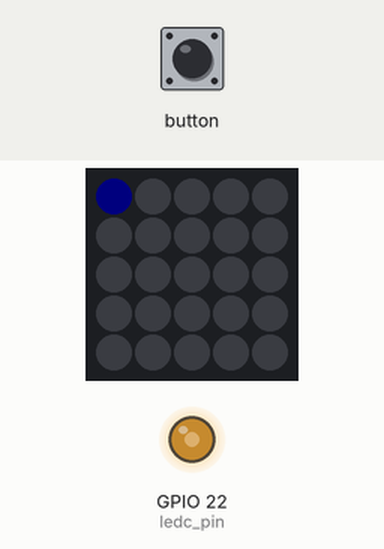
Recording of a sketch running on a simulated ESP32. On the bench: 5×5 RGB LED matrix (first LED top left, wired row by row), output pins drawn as LEDs (lit = HIGH). The test bench sets the inputs (shaded band). Dim RGB values are drawn brighter than linear; WiFi joins after 1.5 s; servers stay silent unless stated; the local clock reads 2024-03-15 10:24:30 at power-on unless the sketch sets it; what the sketch prints to the serial monitor is not drawn.

Above: at 2.8 s.
2.9 s: button pressed for 0.15 s
At 3.9 s:
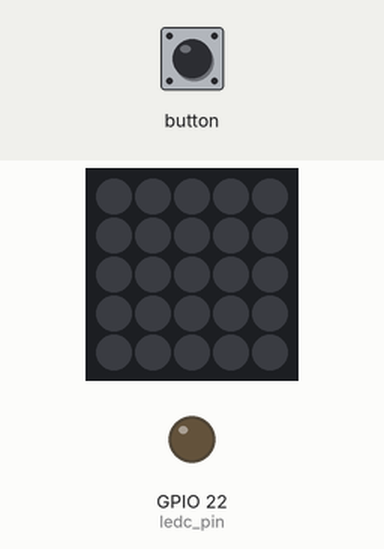
6.0 s: button pressed for 1 s
10.0 s: button pressed for 3.2 s
Timing chart, 0 to 20.7 s (numbered marks = the images above; inputs shaded):
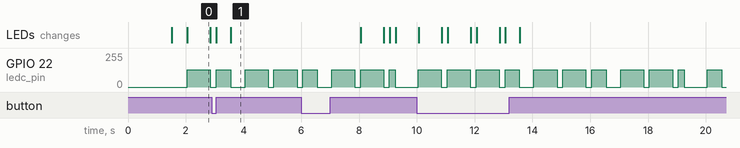

The sketch:

BF-018A.ino
```cpp
// (licence header left out)
#include <M5Atom.h>
#include <Ticker.h>
#include <WiFi.h>
#include <WiFiManager.h>  // https://github.com/tzapu/WiFiManager

// initialize Wifimanager
WiFiManager wm;

// for NTP and time
const int   gmt_offset = 3600 * 9;  // JST-9
const int   daylight   = 3600 * 0;  // No daylight time
const char* ntp_server = "pool.ntp.org";
struct tm      td;  // time of day .. year, month, day, hour, minute, second
struct timeval tv;  // time value .. milli-second. micro-second

// for monitoring
enum ReportItem { kWifi, kNtp, kTco };
enum ItemStatus { kOn, kOff };
const int loop_delay_ms = 100;
CRGB led_color  = 0x000000;
bool led_enable = true;

void ReportInit()
{
  M5.dis.setBrightness(20);
  M5.dis.clear();
  ReportStatus(kWifi, kOff);
  ReportStatus(kNtp, kOff);
  ReportStatus(kTco, kOff);
}

void ReportStatus(ReportItem report_item, ItemStatus item_status)
{
  CRGB led_color_last = led_color;
  switch (report_item) {
  case kWifi:
    switch (item_status) {
    case kOn:  led_color.g =    0;  break;  // red
    case kOff: led_color.g = 0x80;  break;  // red
    default:                        break;
    }
    break;
  case kNtp:
    switch (item_status) {
    case kOn:  led_color.r =    0;  break;  // green
    case kOff: led_color.r = 0x80;  break;  // green
    default:                        break;
    }
    break;
  case kTco:
    switch (item_status) {
    case kOn:  if (led_enable) led_color.b = 0x80;  break;
    case kOff: led_color.b = 0;                     break;
    default:                                        break;
    }
    break;
  default:
    break;
  }
  if (led_color != led_color_last)
    M5.dis.drawpix(0, led_color);
}

// PWM for TCO signal
const uint8_t  ledc_pin        = 22;
const uint8_t  ledc_channel    = 0;
const double   ledc_frequency  = 4e4;  // 40kHz
const uint8_t  ledc_resolution = 10;   // 2^10 = 1024
const uint32_t ledc_duty_on    = 512;  // 50%
const uint32_t ledc_duty_off   = 0;    // 0

// Ticker for TCO(Time Code Output) generation
const int ticker_period = 100;  // 100ms
const int marker = 0xff;        // marker code which TcoValue() returns
int       last_usec;            // last time in microsecond for statistics of Ticker
Ticker    tk;

// main task of TCO
void TcoGen()
{
  if (!getLocalTime(&td)) {
    Serial.println("[TCO]Failed to obtain time");
    ReportStatus(kNtp, kOff);
    return;
  }
  ReportStatus(kNtp, kOn);

  gettimeofday(&tv, NULL);
  int tv_100ms = tv.tv_usec / 100000;
  switch (tv_100ms) {
  case 0: Tco000ms(); break;
  case 2: Tco200ms(); break;
  case 5: Tco500ms(); break;
  case 8: Tco800ms(); break;
  default: break;
  }

  // statistics of tv_usec
  int now_usec = tv.tv_usec;
  if (now_usec < 100000)
    now_usec += 1000000;  // 0..99999 --> 100000..199999
  int tk_deviation = now_usec - last_usec - 100000;  // ticker deviation in micro second
  last_usec = tv.tv_usec;

  static int    tk_count  = 0;
  static int    tk_max    = 0;
  static int    tk_min    = 0;
  static double tk_sum    = 0.0;
  static double tk_sq_sum = 0.0;
  ++tk_count;
  if (tk_max < tk_deviation)
    tk_max = tk_deviation;
  if (tk_min > tk_deviation)
    tk_min = tk_deviation;
  tk_sum += (double)tk_deviation;
  tk_sq_sum += (double)tk_deviation * (double)tk_deviation;

  static int tk_distribution[9] = {0, 0, 0, 0, 0, 0, 0, 0, 0};
  if      (tk_deviation < -50000) ++tk_distribution[0];  //     ~ -50ms
  else if (tk_deviation <  -5000) ++tk_distribution[1];  //     ~  -5ms
  else if (tk_deviation <   -500) ++tk_distribution[2];  //     ~  -0.5ms
  else if (tk_deviation <    -50) ++tk_distribution[3];  //     ~  -0.05ms
  else if (tk_deviation <     50) ++tk_distribution[4];  // -0.05 ~ 0.05ms
  else if (tk_deviation <    500) ++tk_distribution[5];  //  0.05ms ~
  else if (tk_deviation <   5000) ++tk_distribution[6];  //  0.5ms  ~
  else if (tk_deviation <  50000) ++tk_distribution[7];  //  5ms    ~
  else                            ++tk_distribution[8];  // 50ms    ~

  if ((td.tm_sec == 0) && (tv.tv_usec < 100000)) {
    for (int i = 0; i < 9; ++i) {
      Serial.printf("%d ", tk_distribution[i]);
    }
    Serial.println();

    double tk_average = tk_sum / (double)tk_count;
    double tk_variance = (tk_sq_sum - tk_sum * tk_sum / (double)tk_count)
                       / (double)tk_count;
    double tk_std_deviation = sqrt(tk_variance);
    Serial.printf("n= %d, ave= %.4f  sdv= %.4f  min= %d  max= %d\n",
                  tk_count, tk_average, tk_std_deviation, tk_min, tk_max);
  }
}

// TCO task at every 0ms
void Tco000ms()
{
  TcOn();
  if (td.tm_sec == 0) {
    Serial.println();
    Serial.println(&td, "%A %B %d %Y %H:%M:%S  ");
  }
}

// TCO task at every 200ms
void Tco200ms()
{
  if (TcoValue() == marker) {
    TcOff();
    Serial.print(" ");
    Serial.print(td.tm_sec);
    Serial.print(" ");
  }
}

// TCO task at every 500ms
void Tco500ms()
{
  if (TcoValue() != 0) {
    TcOff();
    if(TcoValue() != marker)
      Serial.print("1");
  }
}

// TCO task at every 800ms
void Tco800ms()
{
  TcOff();
  if (TcoValue() == 0)
    Serial.print("0");
}

void TcOn()
{
  ledcWrite(ledc_channel, ledc_duty_on);
  ReportStatus(kTco, kOn);
}

void TcOff()
{
  ledcWrite(ledc_channel, ledc_duty_off);
  ReportStatus(kTco, kOff);
}

// TCO value
//   marker, 1:not zero, 0:zero
int TcoValue()
{
  int bcd_hour = Int3bcd(td.tm_hour);
  int parity_bcd_hour = Parity8(bcd_hour);

  int bcd_minute = Int3bcd(td.tm_min);
  int parity_bcd_minute = Parity8(bcd_minute);

  int year = td.tm_year + 1900;
  int bcd_year = Int3bcd(year);

  static const int days_of_month[12] = { 31, 28, 31, 30, 31, 30, 31, 31, 30, 31, 30, 31 };
  int days = td.tm_mday;
  for (int i = 0; i < td.tm_mon; ++i)  // td.tm_mon starts from 0
    days += days_of_month[i];
  if ((td.tm_mon >= 2) && (((year % 4 == 0) && (year % 100 != 0)) || (year % 400 == 0)))
    ++days;
  int bcd_days = Int3bcd(days);

  int day_of_week = td.tm_wday;

  int tco;
  switch (td.tm_sec) {
  case  0: tco = marker;              break;
  case  1: tco = bcd_minute & 0x40;   break;
  case  2: tco = bcd_minute & 0x20;   break;
  case  3: tco = bcd_minute & 0x10;   break;
  case  4: tco = 0;                   break;
  case  5: tco = bcd_minute & 0x08;   break;
  case  6: tco = bcd_minute & 0x04;   break;
  case  7: tco = bcd_minute & 0x02;   break;
  case  8: tco = bcd_minute & 0x01;   break;
  case  9: tco = marker;              break;

  case 10: tco = 0;                   break;
  case 11: tco = 0;                   break;
  case 12: tco = bcd_hour & 0x20;     break;
  case 13: tco = bcd_hour & 0x10;     break;
  case 14: tco = 0;                   break;
  case 15: tco = bcd_hour & 0x08;     break;
  case 16: tco = bcd_hour & 0x04;     break;
  case 17: tco = bcd_hour & 0x02;     break;
  case 18: tco = bcd_hour & 0x01;     break;
  case 19: tco = marker;              break;

  case 20: tco = 0;                   break;
  case 21: tco = 0;                   break;
  case 22: tco = bcd_days & 0x200;    break;
  case 23: tco = bcd_days & 0x100;    break;
  case 24: tco = 0;                   break;
  case 25: tco = bcd_days & 0x080;    break;
  case 26: tco = bcd_days & 0x040;    break;
  case 27: tco = bcd_days & 0x020;    break;
  case 28: tco = bcd_days & 0x010;    break;
  case 29: tco = marker;              break;

  case 30: tco = bcd_days & 0x008;    break;
  case 31: tco = bcd_days & 0x004;    break;
  case 32: tco = bcd_days & 0x002;    break;
  case 33: tco = bcd_days & 0x001;    break;
  case 34: tco = 0;                   break;
  case 35: tco = 0;                   break;
  case 36: tco = parity_bcd_hour;     break;
  case 37: tco = parity_bcd_minute;   break;
  case 38: tco = 0;                   break;
  case 39: tco = marker;              break;

  case 40: tco = 0;                   break;
  case 41: tco = bcd_year & 0x80;     break;
  case 42: tco = bcd_year & 0x40;     break;
  case 43: tco = bcd_year & 0x20;     break;
  case 44: tco = bcd_year & 0x10;     break;
  case 45: tco = bcd_year & 0x08;     break;
  case 46: tco = bcd_year & 0x04;     break;
  case 47: tco = bcd_year & 0x02;     break;
  case 48: tco = bcd_year & 0x01;     break;
  case 49: tco = marker;              break;

  case 50: tco = day_of_week & 0x04;  break;
  case 51: tco = day_of_week & 0x02;  break;
  case 52: tco = day_of_week & 0x01;  break;
  case 53: tco = 0;                   break;
  case 54: tco = 0;                   break;
  case 55: tco = 0;                   break;
  case 56: tco = 0;                   break;
  case 57: tco = 0;                   break;
  case 58: tco = 0;                   break;
  case 59: tco = marker;              break;
  default: tco = 0;                   break;
  }
  return tco;
}

int Int3bcd(int a)
{
  return (a % 10) + (a / 10 % 10 * 16) + (a / 100 % 10 * 256);
}

int Parity8(int a)
{
  int pa = a;
  for (int i = 1; i < 8; ++i) {
    pa += a >> i;
  }
  return pa % 2;
}

void setup()
{
  M5.begin(true, false, true);

  // for monitoring
  ReportInit();

  // connect Wifi
  // wm.resetSettings();  // for testing
  if (!wm.autoConnect()) {
    Serial.println("Failed to connect");
    ReportStatus(kWifi, kOff);
  }
  else {
    Serial.println("connected...yeey :)");
    ReportStatus(kWifi, kOn);
  }

  // start NTP
  configTime(gmt_offset, daylight, ntp_server);
  while (!getLocalTime(&td)) {
    Serial.println("Waiting to obtain time");
    delay(100);
  }
  Serial.println(&td, "%A %B %d %Y %H:%M:%S");
  ReportStatus(kNtp, kOn);

  // start TCO signal source(40kHz)
  ledcSetup(ledc_channel, ledc_frequency, ledc_resolution);
  ledcAttachPin(ledc_pin, ledc_channel);

  // wait until middle of 100ms timing. ex. 50ms, 150ms, 250ms,..
  gettimeofday(&tv, NULL);
  delayMicroseconds(150000 - tv.tv_usec % 100000);

  // for the first sample of statistics
  gettimeofday(&tv, NULL);
  last_usec = tv.tv_usec;

  // start Ticker for TCO
  tk.attach_ms(ticker_period, TcoGen);
}

void loop()
{
  M5.update();

  // button: led_pin monitor on/off
  if (M5.Btn.wasReleased())
    led_enable = !led_enable;

  // if wifi disconnected, turn on LED-red
  if (WiFi.status() == WL_CONNECTED)
    ReportStatus(kWifi, kOn);
  else
    ReportStatus(kWifi, kOff);

  delay(loop_delay_ms);
}

/*
The MIT License
SPDX short identifier: MIT

Copyright 2020 BotanicFields, Inc.

Permission is hereby granted, free of charge, to any person obtaining a copy
of this software and associated documentation files (the "Software"), to deal
in the Software without restriction, including without limitation the rights
to use, copy, modify, merge, publish, distributionribute, sublicense, and/or sell
copies of the Software, and to permit persons to whom the Software is
furnished to do so, subject to the following conditions:

The above copyright notice and this permission notice shall be included in all
copies or substantial portions of the Software.

THE SOFTWARE IS PROVIDED "AS IS", WITHOUT WARRANTY OF ANY KIND, EXPRESS OR
IMPLIED, INCLUDING BUT NOT LIMITED TO THE WARRANTIES OF MERCHANTABILITY,
FITNESS FOR A PARTICULAR PURPOSE AND NONINFRINGEMENT. IN NO EVENT SHALL THE
AUTHORS OR COPYRIGHT HOLDERS BE LIABLE FOR ANY CLAIM, DAMAGES OR OTHER
LIABILITY, WHETHER IN AN ACTION OF CONTRACT, TORT OR OTHERWISE, ARISING FROM,
OUT OF OR IN CONNECTION WITH THE SOFTWARE OR THE USE OR OTHER DEALINGS IN THE
SOFTWARE.
*/
```
